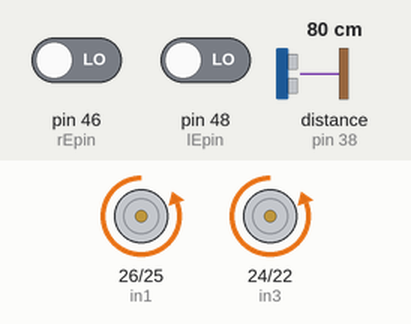
A sketch run on a simulated Arduino Mega 2560, built with avr-gcc and run on an emulated ATmega2560. Shown: motor-driver pin pairs drawn as motors (green arrow = first pin HIGH = forward, orange = second pin HIGH = backward, longer = more drive, scaled by the enable pin). Wiring (inferred from the names in the program): ultrasonic range finder: trigger pin 39; echo pin 38. The inputs (shaded band) are chosen by the test bench; at power-on: distance to the obstacle (sensor on pin 38) 80 cm, pin 46 (rEpin) LOW, pin 48 (lEpin) LOW. The echo pulse lasts 58.3 µs per cm; what the sketch prints to the serial monitor is not drawn.

Above: at 4.4 s.
4.5 s: distance to the obstacle (sensor on pin 38) set to 13 cm
6.0 s: distance to the obstacle (sensor on pin 38) set to 10 cm
At 7.1 s:
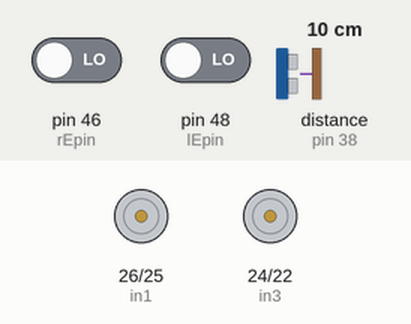
Timing chart, 0 to 9.0 s (numbered marks = the images above; inputs shaded):
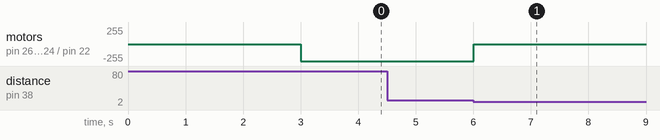

The sketch:

encoder.ino
```cpp
int lEpin = 48;
int rEpin = 46;
int lCPose =0;//left pose
int i =0;
int rCPose =0;//right pose
boolean lEHigh = false;
boolean rEHigh = false;
boolean isHighR = false;
boolean isHighL = false;
boolean hasRun = false;
boolean finished = false;
bool lRunF = true;
bool rRunF = true;
int countsPerEncoder = 10;
int wheelDiameter = 7;
double countsPerCM = 0.09;//0.45 // converts cm to counts
int speed = 1 * 255; // sets speed
int enA = 27;
int in1 = 26;
int in2 = 25;
// Motor B connections
int enB = 23;
int in3 = 24;
int in4 = 22;

int minimumDist = 10;
int trigPin = 39;
int echoPin = 38;
// defines variables
long duration;
int distance;
double d = 90;
int trackWidth;
void setup() {
  pinMode(enA, OUTPUT);
	pinMode(enB, OUTPUT);
	pinMode(in1, OUTPUT);
	pinMode(in2, OUTPUT);
	pinMode(in3, OUTPUT);
	pinMode(in4, OUTPUT);
	pinMode(rEpin, INPUT);

	// Turn off motors - Initial state
	digitalWrite(in1, LOW);
	digitalWrite(in2, LOW);
	digitalWrite(in3, LOW);
	digitalWrite(in4, LOW);

  pinMode(trigPin, OUTPUT); // Sets the trigPin as an Output
  pinMode(echoPin, INPUT); // Sets the echoPin as an Input
  Serial.begin(9600);
  calibrate();
  manualCalibrate();
  runToPosition(30,30,4);
}
void loop() {
}
int getDistance(){//will return distance
  digitalWrite(trigPin, LOW);
  delayMicroseconds(2);
  digitalWrite(trigPin, HIGH);
  delayMicroseconds(10);
  digitalWrite(trigPin, LOW);
  duration = pulseIn(echoPin, HIGH);
  distance = duration * 0.034 / 2;
  distance = int(distance);
  //Serial.println(distance);
  return distance;
}
void turnLeft(){
  trackWidth = 12;
  runToPosition(trackWidth,-trackWidth,6);//calculated to turn left
}
void turnRight(){
  trackWidth = 12;
  runToPosition(-trackWidth,trackWidth,4);//calculated to turn right
}
void calibrate(){
  delay(500);
  analogWrite(enA, 150);
  analogWrite(enB, 150);
  while  (not digitalRead(lEpin) == 0 or not digitalRead(rEpin) == 0){
    if (digitalRead(lEpin) == 1){
      digitalWrite(in1, HIGH);
      digitalWrite(in2, LOW);
    }
    if (digitalRead(lEpin) == 0){
      digitalWrite(in1, LOW);
      digitalWrite(in2, LOW);
    }
    if (digitalRead(rEpin) == 1){
      digitalWrite(in3, HIGH);
      digitalWrite(in4, LOW);
    }
    if (digitalRead(rEpin) == 0){
      digitalWrite(in3, LOW);
      digitalWrite(in4, LOW);
    }
    if (digitalRead(lEpin) == 0 and digitalRead(rEpin) == 0){
      digitalWrite(in1, LOW);
      digitalWrite(in2, LOW);
      digitalWrite(in3, LOW);
      digitalWrite(in4, LOW);
      delay(500);
      break;
    }
  }
}
void manualCalibrate(){
  while  (not digitalRead(lEpin) == 0 or not digitalRead(rEpin) == 0){
    Serial.println("here");
    if (digitalRead(lEpin) == 0 or digitalRead(rEpin) == 0){
      Serial.println("done");
      break;
    }
  }
}
int counter = 1;
void runToPosition(double r, double l, int mult) {//mult = 2 for forward, 8 for turning
  if (not hasRun) {
    resetEncoders();
    r *= -countsPerCM;
    l *= -countsPerCM;
    r *= mult;
    l *= mult;
    if (r < 1) {
      r *= -1;
      rRunF = false;
    }
    if (l < 1) {
      l *= -1;
      lRunF = false;
    }
    r = round(r);
    l = round(l);
  }
  while ((rCPose < r or lCPose < l) and not finished) {
    if (counter == 1) {  // only set power once
      if (lRunF) {       //if running forward
        digitalWrite(in1, HIGH);
        digitalWrite(in2, LOW);
      } else {  //running backward
        digitalWrite(in1, LOW);
        digitalWrite(in2, HIGH);
      }
      if (rRunF) {  //running forward
        digitalWrite(in3, HIGH);
        digitalWrite(in4, LOW);
      } else {  //backwards
        digitalWrite(in3, LOW);
        digitalWrite(in4, HIGH);
      }
    }
    rCPose = int(rCPose);
    lCPose = int(lCPose);
    analogWrite(enA, speed);  //set it to speed
    analogWrite(enB, speed);
    //both to position, stop and reset
    if (lCPose >= l and rCPose >= r) {
      stopMotors();
      finished = true;
      resetEncoders();
      calibrate();
      break;
    }
    //is already counted
    if (digitalRead(lEpin) == 0 and !isHighL) {
      isHighL = true;
      lCPose += 1;
    } else if (digitalRead(lEpin) == 1) {  //was counted, be ready to count again
      isHighL = false;
    }
    //check if its counted
    if (digitalRead(rEpin) == 0 and !isHighR) {
      isHighR = true;
      rCPose += 1;
    } else if (digitalRead(rEpin) == 1) {  // was counted as a one
      isHighR = false;
    }
    //if it has gone to far, stop
    if (lCPose >= l) {
      digitalWrite(in1, LOW);
      digitalWrite(in2, LOW);
    }
    if (rCPose >= r) {
      digitalWrite(in3, LOW);
      digitalWrite(in4, LOW);
    }
    //stop for distance
    if (getDistance() <= minimumDist and getDistance() <= minimumDist and getDistance() <= minimumDist) {
      stopMotors();
      finished = true;
      resetEncoders();
      Serial.println("Stop distance");
      break;
    }
    counter += 1;
  }
}
void stopMotors(){
	digitalWrite(in1, LOW);
	digitalWrite(in2, LOW);
	digitalWrite(in3, LOW);
	digitalWrite(in4, LOW);
}
void resetEncoders() { //will reset encoders and all associated variables
  calibrate();
  finished = false;
  hasRun = false;
  lRunF = true;
  rRunF = true;
  lCPose = 0;
  rCPose = 0;
  counter = 1;
  delay(2000);
}
```

Measured:
- the behaviour switches between 12 and 11 cm on distance to the obstacle (sensor on pin 38) (found by bisection; images 0 and 1)
- after the input at 4.5 s, every drawn part: stays the same
- after the input at 6.0 s, motor on pin 26 (in1) / pin 25 (in2), motor on pin 24 (in3) / pin 22 (in4): backward 255/255 → stopped at once
